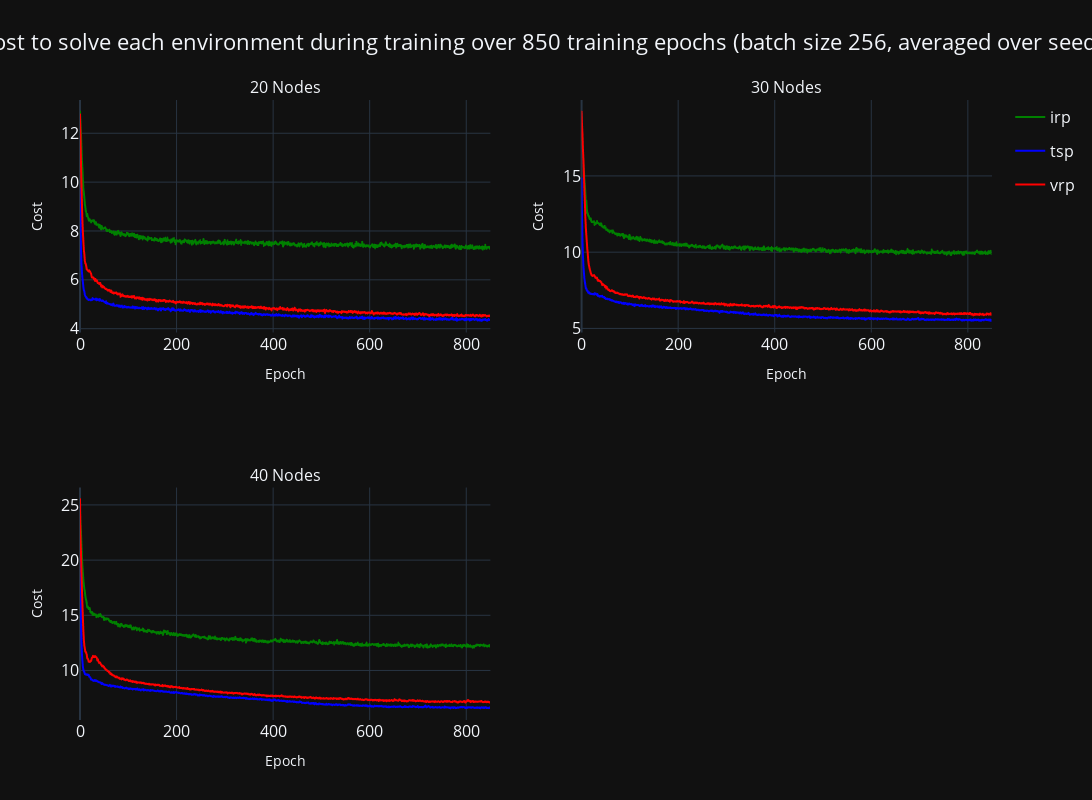

Here is the notebook cell this chart was saved with:
### Code cell
import plotly.express as px
from plotly.subplots import make_subplots

color_map = {
    "vrp": "red",
    "tsp": "blue",
    "irp": "green"
}

# these are averaged over the seed already
twenty_nodes = average_after_seed[(average_after_seed.num_nodes == 20)]
twenty_plot = px.line(twenty_nodes, x="Epoch", y="Cost", title="Hey", color="model", color_discrete_map = color_map, width=1000)
thirdy_nodes = average_after_seed[(average_after_seed.num_nodes == 30)]
thirdy_plot = px.line(thirdy_nodes, x="Epoch", y="Cost", title="Hey", color="model", color_discrete_map = color_map,width=1000)
fourty_nodes = average_after_seed[(average_after_seed.num_nodes == 40)]
fourty_plot = px.line(fourty_nodes, x="Epoch", y="Cost", title="Hey", color="model", color_discrete_map = color_map, width=1000)

twenty_traces = get_traces(twenty_plot)
thirdy_traces = get_traces(thirdy_plot)
fourty_traces = get_traces(fourty_plot)

plots = make_subplots(rows=2, cols=2, subplot_titles=["20 Nodes","30 Nodes","40 Nodes"])
for i in range(1,4): 
    plots['layout']['xaxis{}'.format(i)]['title']={'text': "Epoch", 'font_size': 14}
    plots['layout']['yaxis{}'.format(i)]['title']={'text': "Cost", 'font_size': 14}

for i in range(len(twenty_traces)):
    plots.append_trace(twenty_traces[i], row=1, col=1)
    plots.append_trace(thirdy_traces[i], row=1, col=2)
    plots.append_trace(fourty_traces[i], row=2, col=1)

plots.update_layout(
    height=800,
    width=1400,
    title_font_size=1,
    title="Cost to solve each environment during training over 850 training epochs (batch size 256, averaged over seeds)", 
    title_x = 0.5,
    font=dict(
        size=16,
    ),
    template="plotly_dark",
)

del_duplicate_legend(plots)
plots.show()

### Figure 1 — Plotly figure (JSON) as saved in the notebook; plotly's stock layout.template omitted (floating-point values rounded to 4 significant figures; data arrays with more than 128 entries replaced by an {"elided": "..."} marker saying what was removed)
{"data": [{"hovertemplate": "model=irp<br>Epoch=%{x}<br>Cost=%{y}<extra></extra>", "legendgroup": "irp", "line": {"color": "green", "dash": "solid"}, "marker": {"symbol": "circle"}, "mode": "lines", "name": "irp", "showlegend": true, "type": "scattergl", "x": {"elided": "851 int values"}, "xaxis": "x", "y": {"elided": "851 float values"}, "yaxis": "y"}, {"hovertemplate": "model=irp<br>Epoch=%{x}<br>Cost=%{y}<extra></extra>", "legendgroup": "irp", "line": {"color": "green", "dash": "solid"}, "marker": {"symbol": "circle"}, "mode": "lines", "name": "irp", "showlegend": false, "type": "scattergl", "x": {"elided": "851 int values"}, "xaxis": "x2", "y": {"elided": "851 float values"}, "yaxis": "y2"}, {"hovertemplate": "model=irp<br>Epoch=%{x}<br>Cost=%{y}<extra></extra>", "legendgroup": "irp", "line": {"color": "green", "dash": "solid"}, "marker": {"symbol": "circle"}, "mode": "lines", "name": "irp", "showlegend": false, "type": "scattergl", "x": {"elided": "851 int values"}, "xaxis": "x3", "y": {"elided": "851 float values"}, "yaxis": "y3"}, {"hovertemplate": "model=tsp<br>Epoch=%{x}<br>Cost=%{y}<extra></extra>", "legendgroup": "tsp", "line": {"color": "blue", "dash": "solid"}, "marker": {"symbol": "circle"}, "mode": "lines", "name": "tsp", "showlegend": true, "type": "scattergl", "x": {"elided": "851 int values"}, "xaxis": "x", "y": {"elided": "851 float values"}, "yaxis": "y"}, {"hovertemplate": "model=tsp<br>Epoch=%{x}<br>Cost=%{y}<extra></extra>", "legendgroup": "tsp", "line": {"color": "blue", "dash": "solid"}, "marker": {"symbol": "circle"}, "mode": "lines", "name": "tsp", "showlegend": false, "type": "scattergl", "x": {"elided": "851 int values"}, "xaxis": "x2", "y": {"elided": "851 float values"}, "yaxis": "y2"}, {"hovertemplate": "model=tsp<br>Epoch=%{x}<br>Cost=%{y}<extra></extra>", "legendgroup": "tsp", "line": {"color": "blue", "dash": "solid"}, "marker": {"symbol": "circle"}, "mode": "lines", "name": "tsp", "showlegend": false, "type": "scattergl", "x": {"elided": "851 int values"}, "xaxis": "x3", "y": {"elided": "851 float values"}, "yaxis": "y3"}, {"hovertemplate": "model=vrp<br>Epoch=%{x}<br>Cost=%{y}<extra></extra>", "legendgroup": "vrp", "line": {"color": "red", "dash": "solid"}, "marker": {"symbol": "circle"}, "mode": "lines", "name": "vrp", "showlegend": true, "type": "scattergl", "x": {"elided": "851 int values"}, "xaxis": "x", "y": {"elided": "851 float values"}, "yaxis": "y"}, {"hovertemplate": "model=vrp<br>Epoch=%{x}<br>Cost=%{y}<extra></extra>", "legendgroup": "vrp", "line": {"color": "red", "dash": "solid"}, "marker": {"symbol": "circle"}, "mode": "lines", "name": "vrp", "showlegend": false, "type": "scattergl", "x": {"elided": "851 int values"}, "xaxis": "x2", "y": {"elided": "851 float values"}, "yaxis": "y2"}, {"hovertemplate": "model=vrp<br>Epoch=%{x}<br>Cost=%{y}<extra></extra>", "legendgroup": "vrp", "line": {"color": "red", "dash": "solid"}, "marker": {"symbol": "circle"}, "mode": "lines", "name": "vrp", "showlegend": false, "type": "scattergl", "x": {"elided": "851 int values"}, "xaxis": "x3", "y": {"elided": "851 float values"}, "yaxis": "y3"}], "layout": {"annotations": [{"font": {"size": 16}, "showarrow": false, "text": "20 Nodes", "x": 0.225, "xanchor": "center", "xref": "paper", "y": 1, "yanchor": "bottom", "yref": "paper"}, {"font": {"size": 16}, "showarrow": false, "text": "30 Nodes", "x": 0.775, "xanchor": "center", "xref": "paper", "y": 1, "yanchor": "bottom", "yref": "paper"}, {"font": {"size": 16}, "showarrow": false, "text": "40 Nodes", "x": 0.225, "xanchor": "center", "xref": "paper", "y": 0.375, "yanchor": "bottom", "yref": "paper"}], "font": {"size": 16}, "height": 800, "title": {"text": "Cost to solve each environment during training over 850 training epochs (batch size 256, averaged over seeds)", "x": 0.5}, "width": 1400, "xaxis": {"anchor": "y", "domain": [0, 0.45], "title": {"font": {"size": 14}, "text": "Epoch"}}, "xaxis2": {"anchor": "y2", "domain": [0.55, 1], "title": {"font": {"size": 14}, "text": "Epoch"}}, "xaxis3": {"anchor": "y3", "domain": [0, 0.45], "title": {"font": {"size": 14}, "text": "Epoch"}}, "xaxis4": {"anchor": "y4", "domain": [0.55, 1]}, "yaxis": {"anchor": "x", "domain": [0.625, 1], "title": {"font": {"size": 14}, "text": "Cost"}}, "yaxis2": {"anchor": "x2", "domain": [0.625, 1], "title": {"font": {"size": 14}, "text": "Cost"}}, "yaxis3": {"anchor": "x3", "domain": [0, 0.375], "title": {"font": {"size": 14}, "text": "Cost"}}, "yaxis4": {"anchor": "x4", "domain": [0, 0.375]}}}
